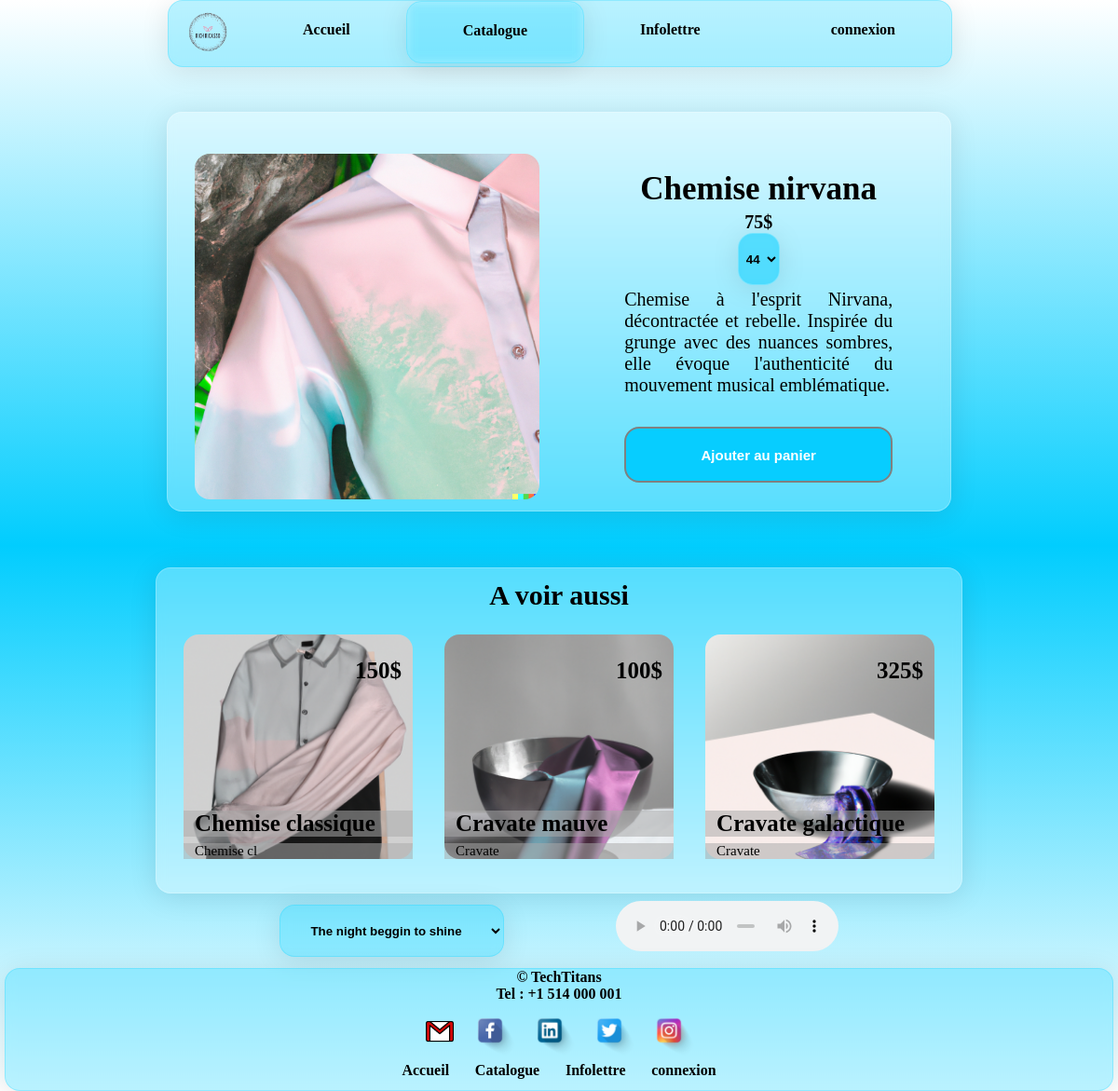
Page /Views/produit.php?id_produit=5 on the committed database.
### tables this page shows
CREATE TABLE `produits` (
  `id` int(11) NOT NULL,
  `nom` varchar(30) NOT NULL,
  `categorie` varchar(30) NOT NULL,
  `description` varchar(200) NOT NULL,
  `prix` int(11) NOT NULL,
  `image` varchar(300) NOT NULL,
  `taille` int(11) DEFAULT 40
);

### Models/Produit_model.php (called while the page is built, shortened)
<?php
include_once __DIR__."/connexionBD.php";
class Produit {
    private $nom;
    private $description;
    private $image;
    private $prix;
    private $connectionDB;
    private static $instance;
    private function __construct() {
        try {
            $connexion = Connexion::getInstance();
            $this->connectionDB = $connexion->getConnexion();
        } catch (PDOException $e) {
            echo 'Échec de la connexion : ' . $e->getMessage();
        }
    }
    final public static function getInstance() {
        if (!isset(self::$instance)) {
            self::$instance = new Produit();
        }
        return self::$instance;
    }
    public function chargerProduitParId($id) {
        try {
            $query = $this->connectionDB->prepare("SELECT * FROM produits WHERE id = ?");
            $query->execute([$id]);
            $produit = $query->fetch(PDO::FETCH_ASSOC);
            if ($produit) {
                $this->nom = $produit['nom'];
                $this->description = $produit['description'];
                $this->image = $produit['image'];
                $this->prix = $produit['prix'];
            }
        } catch (PDOException $e) {
            echo 'Erreur : ' . $e->getMessage();
        }
    }
    public function getCategorieParId($id) {
        try {
            $query = $this->connectionDB->prepare("SELECT categorie FROM produits WHERE id = ?");
            $query->execute([$id]);
            $produit = $query->fetch(PDO::FETCH_ASSOC);
            if ($produit) {
                return $produit['categorie'];
            }
            else {
                return null;
            }
        } catch (PDOException $e) {
            echo 'Erreur : ' . $e->getMessage();
        }
    }
    public function afficherDescription() {
        return $this->description;
    }
    public function afficherNom() {
        return $this->nom;
    }
    public function afficherPrix() {
        return $this->prix;
    }
    public function afficherImage() {
        return $this->image;
    }
}

### Models/ConnexionBD.php (called while the page is built)
<?php
class Connexion {
    private static $instance = null;
    private $connexion;
    private function __construct() {
        $server = "localhost";
        $login = "ricky";
        $pin = "picasso";
        $dbname= "ricasso";
        try {
            $this->connexion = new PDO("mysql:host=$server;dbname=$dbname", $login, $pin);
            $this->connexion->setAttribute(PDO::ATTR_ERRMODE, PDO::ERRMODE_EXCEPTION);
        } catch (PDOException $e) {
            echo ' e    ' . $e->getMessage();
        }
    }
    public static function getInstance() {
        if (self::$instance === null) {
            self::$instance = new self();
        }
        return self::$instance;
    }
    public function getConnexion() {
        return $this->connexion;
    }
}

### Views/produit.php (the view, shortened to what this page needs)
<?php
    include_once __DIR__."/../Models/Produit_Model.php";
    $produit = Produit::getInstance();
    $page =  6 ;
    if (isset($_GET['id_produit'])) {
        $id_produit = $_GET['id_produit'];
        $page2 = $_GET['page'];
    } else {
        echo "ID du produit non spécifié.";
    }
    $produit->chargerProduitParId($id_produit);
?>
<!DOCTYPE html>
<html lang="en">
<head>
    <link rel="stylesheet" href="./Style/style.css">
    <link rel="stylesheet" href="./Style/style_souscatalogue.css">
    <link rel="stylesheet" href="./Style/style_produit.css">
    <?php
        if ($page2 == 1) { ?><link rel="stylesheet" href="./Style/style_catalogue.css"> <?php }
        else if ($page2 == 2) { ?><link rel="stylesheet" href="./Style/style_catalogue_chemise.css"> <?php }
        else if ($page2 == 3) { ?><link rel="stylesheet" href="./Style/style_catalogue_cravate.css"> <?php }
        else { ?> <link rel="stylesheet" href="./Style/style_accueil.css"> <?php }
    ?>
</head>
<body>
    <?php
        include  __DIR__."/Composants/Header.php"
    ?>
    <section>
        <div class="produit">
            <div class="imageProduit"> <img src="<?php echo $produit->afficherImage() ?>" alt="produit.php"> </div>
            <div class="allInfo">
                <h2><?php echo "" .$produit->afficherNom(); ?> </h2>
                <p class="prixProduit"> <?php echo "" .$produit->afficherPrix(). "$"; ?> </p>
                <?php
                    $prodCategorie = $produit->getCategorieParId($id_produit);
                    if ($prodCategorie != "Cravate") {
                        ?>
                            <select name="taille" id="taille">
                                <option value="1" id="01">44</option>
                            </select>
                        <?php
                    }
                ?>
                <p class="descriptionProduit"> <?php echo "" .$produit->afficherDescription(); ?> </p>
                <button id="boutonProduit">Ajouter au panier</button>
            </div>
        </div>
        <?php
            include __DIR__."/Composants/Recommendation_composant.php";
        ?>
    </section>
    <?php
        include __DIR__."/Composants/Footer.php"
    ?>

### Views/Composants/Recommendation_composant.php
<div class="recommendation">
    <h3>A voir aussi</h3>
    <div>
        <?php
            $nb1 = rand(1,10);
            $produit->chargerProduitParId($nb1);
            $chaineLongue = $produit->afficherDescription() ;
            $chaineCourte = substr($chaineLongue, 0, 10);
        ?>
        <?php
            if ($page == 6){
                ?>
                    <a href="/Project_Web_2/Projet_02_web_02/Views/produit.php?id_produit=<?php echo $nb1 ?>&page=<?php echo $page2 ?>" style=" background-image: url('<?php echo $produit->afficherImage() ?>');">
                <?php
            }
            else{
                ?>
                    <a href="/Project_Web_2/Projet_02_web_02/Views/produit.php?id_produit=<?php echo $nb1 ?>&page=<?php echo $page ?>" style=" background-image: url('<?php echo $produit->afficherImage() ?>');">
                <?php
            }
        ?>
            <p class="prix"> <?php echo "" .$produit->afficherPrix(). "$";?> </p>
            <h3 class="titre"> <?php echo "" .$produit->afficherNom(); ?> </h3>
            <p class="description"> <?php echo "" .$chaineCourte; ?> </p>
        </a>
        <?php
            $nb2 = $nb1;
            while ($nb2 == $nb1) {
                $nb2 = rand(1,10);
            }
            $produit->chargerProduitParId($nb2);
            $chaineLongue = $produit->afficherDescription() ;
            $chaineCourte = substr($chaineLongue, 0, 10);
        ?>
        <?php
            if ($page == 6){
                ?>
                    <a href="/Project_Web_2/Projet_02_web_02/Views/produit.php?id_produit=<?php echo $nb2 ?>&page=<?php echo $page2 ?>" style=" background-image: url('<?php echo $produit->afficherImage() ?>');">
                <?php
            }
            else{
                ?>
                    <a href="/Project_Web_2/Projet_02_web_02/Views/produit.php?id_produit=<?php echo $nb2 ?>&page=<?php echo $page ?>" style=" background-image: url('<?php echo $produit->afficherImage() ?>');">
                <?php
            }
        ?>
            <p class="prix"> <?php echo "" .$produit->afficherPrix(). "$"; ?> </p>
            <h3 class="titre"> <?php echo "" .$produit->afficherNom(); ?> </h3>
            <p class="description"> <?php echo "" .$chaineCourte; ?> </p>
        </a>
        <?php
            $nb3 = $nb2;
            while ($nb3 == $nb2 or $nb3 == $nb1) {
                $nb3 = rand(1,10);
            }
            $produit->chargerProduitParId($nb3);
            $chaineLongue = $produit->afficherDescription() ;
            $chaineCourte = substr($chaineLongue, 0, 10);
        ?>
        <?php
            if ($page == 6){
                ?>
                    <a href="/Project_Web_2/Projet_02_web_02/Views/produit.php?id_produit=<?php echo $nb3 ?>&page=<?php echo $page2 ?>" style=" background-image: url('<?php echo $produit->afficherImage() ?>');">
                <?php
            }
            else{
                ?>
                    <a href="/Project_Web_2/Projet_02_web_02/Views/produit.php?id_produit=<?php echo $nb3 ?>&page=<?php echo $page ?>" style=" background-image: url('<?php echo $produit->afficherImage() ?>');">
                <?php
            }
        ?>
            <p class="prix"> <?php echo "" .$produit->afficherPrix(). "$"; ?> </p>
            <h3 class="titre"> <?php echo "" .$produit->afficherNom(); ?> </h3>
            <p class="description"> <?php echo "" .$chaineCourte; ?> </p>
        </a>
    </div>
</div>

### Views/Style/style.css (style rules this page uses)
body { padding: 0px; margin: 0px; width: 100%; }
section { margin-top: 5%; }
select { flex: 1; display: block; margin: 0% 5% 0% 25%; margin-top: 1%; height: 7vh; font-weight: bold; text-align: center; border-radius: 16px; box-shadow: 0 4px 30px rgba(0, 0, 0, 0.1); backdrop-filter: blur(6.1px); -webkit-backdrop-filter: blur(6.1px); border: 1px solid rgba(1, 205, 254, 0.23); }
option { font-size: 1.3em; }

### Views/Style/style_souscatalogue.css (style rules this page uses)
section { padding-top: 3%; }
.recommendation { display: block; width: 70%; margin: auto; padding: 1% 1% 3% 1%; background: rgba(255, 255, 255, 0.3); border-radius: 16px; box-shadow: 0 4px 30px rgba(0, 0, 0, 0.1); backdrop-filter: blur(5.5px); -webkit-backdrop-filter: blur(5.5px); border: 1px solid rgba(255, 255, 255, 0.23); }
.recommendation > h3 { text-align: center; font-size: 30px; margin: 0px; padding: 0px; margin-bottom: 3%; }
.recommendation > div { display: flex; justify-content: space-between; align-items: center; }
.recommendation > div > a { flex: 1; margin: 0% 2%; background-size: 100%; text-decoration: none; border-radius: 16px; }
.description, .titre, .prix { color: rgb(0, 0, 0); margin: 0px; }
.description, .titre { background-color: #aaaaaa87; }
.prix { padding-right: 5%; margin-top: 10%; margin-bottom: 55%; text-align: right; font-weight: bolder; }
.titre, .description { padding-left: 5%; }
.prix { font-size: 25px; }
.description { font-size: 15px; }
.titre { font-size: 25px; margin-bottom: 3%; }

### Views/Style/style_produit.css (style rules this page uses)
.produit { width: 70%; margin: 0% auto 5% auto; padding: 3% 0% 0% 0%; text-align: center; display: flex; justify-content: space-between; align-items: center; background: rgba(255, 255, 255, 0.3); border-radius: 16px; box-shadow: 0 4px 30px rgba(0, 0, 0, 0.1); backdrop-filter: blur(5.5px); -webkit-backdrop-filter: blur(5.5px); border: 1px solid rgba(255, 255, 255, 0.23); }
.imageProduit, .allInfo { flex: 1; }
.imageProduit { padding: 1%; }
.imageProduit img { width: 90%; border-radius: 16px; }
.allInfo h2 { width: 90%; font-size: 35px; margin: 1% auto; }
.prixProduit { width: 70%; margin: auto; font-size: 20px; font-weight: bold; }
.descriptionProduit { text-align: justify; width: 70%; margin: auto; font-size: 20px; margin: 1% auto 2% auto; }
#boutonProduit { width: 70%; border: 2px solid gray; display: block; height: 60px; text-align: center; color: white; font-weight: bold; margin: 8% auto; font-size: 15px; cursor: pointer; margin-bottom: 2%; border-radius: 16px; }
footer, select { background: rgba(1, 205, 254, 0.27); }

### Views/Style/style_accueil.css (style rules this page uses)
#taille { padding: 1%; margin: auto; background: rgba(1, 203, 254, 0.579); border-radius: 16px; box-shadow: 0 4px 30px rgba(0, 0, 0, 0.1); backdrop-filter: blur(5.5px); -webkit-backdrop-filter: blur(5.5px); border: 1px solid rgba(255, 255, 255, 0.23); }
.boutton_connexion, .boutton_inscription, .boutton_detail, #boutonProduit { background-color: rgb(7, 205, 255); }
body { background: rgb(255,255,255); }
footer, select { background: rgba(1, 205, 254, 0.27 ); }
section { padding-top: 5%; }

### rows in the picture
produits: image (picture), nom "Chemise nirvana", prix "75", description "Chemise à l'esprit Nirvana, décontractée et rebelle. Inspirée du grunge avec des nuances sombres, elle évoque l'authenticité du mouvement musical emblématique."
produits: image (picture), prix "150", nom "Chemise classique", description "Chemise cl"
produits: image (picture), prix "100", nom "Cravate mauve", description "Cravate"
produits: image (picture), prix "325", nom "Cravate galactique", description "Cravate"
